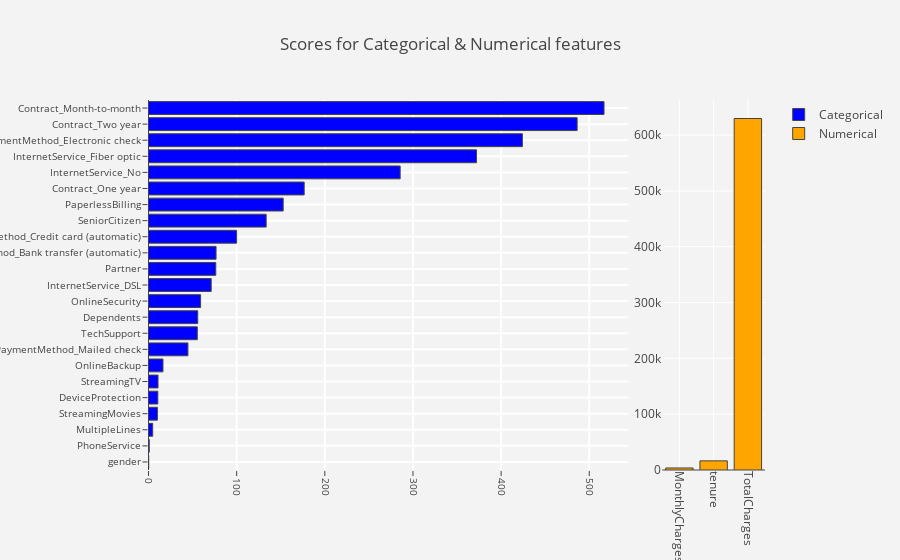

This figure's notebook cell:
### Markdown cell above
### 3.4 Plotting of features' importance scores

### Code cell
#creating new label for categorical and numerical columns
feature_scores["type"] = np.where(feature_scores["Feature"].isin(['TotalCharges','tenure', 'MonthlyCharges']),"Numerical","Categorical")

#plot
scatter  = go.Bar(y = feature_scores[feature_scores["type"] == "Categorical"]["Feature"],
                    x = feature_scores[feature_scores["type"] == "Categorical"]["Score"],
                    name = "Categorical", marker = dict(color = "blue",line = dict(width =1)), orientation = 'h'
                   )

bar = go.Bar(x = feature_scores[feature_scores["type"] == "Numerical"]["Feature"],
                y = feature_scores[feature_scores["type"] == "Numerical"]["Score"],name = "Numerical",
                marker = dict(color = "orange",line = dict(width =1)),
                xaxis = "x2",yaxis = "y2"
               )
layout = go.Layout(dict(title = "Scores for Categorical & Numerical features",
                        plot_bgcolor  = "rgb(243,243,243)",
                        paper_bgcolor = "rgb(243,243,243)",
                        xaxis = dict(gridcolor = 'rgb(255, 255, 255)',
                                     tickfont = dict(size =10),
                                     domain=[0.1, 0.8],
                                     tickangle = 90,zerolinewidth=1,
                                     ticklen=5,gridwidth=2),
                        yaxis = dict(gridcolor = 'rgb(255, 255, 255)',
                                     tickfont = dict(size =10),
                                     zerolinewidth=1,ticklen=5,gridwidth=2),
                        margin = dict(b=90),
                        xaxis2=dict(domain=[0.85, 1],tickangle = 90,
                                    gridcolor = 'rgb(255, 255, 255)'),
                        yaxis2=dict(anchor='x2',gridcolor = 'rgb(255, 255, 255)')
                        )
                  )

graphs=[scatter, bar]
fig = go.Figure(data=graphs,layout=layout)
py.iplot(fig)

### Figure 1 — Plotly figure (JSON) as saved in the notebook; plotly's stock layout.template omitted (floating-point values rounded to 4 significant figures)
{"data": [{"marker": {"color": "blue", "line": {"width": 1}}, "name": "Categorical", "orientation": "h", "type": "bar", "uid": "a56d88d4-c80a-11e8-bf73-f859714f83b3", "x": [0.2591, 0.8682, 4.755, 10.12, 10.59, 10.81, 16.43, 44.73, 55.35, 55.86, 59.11, 71.14, 76.32, 76.62, 99.97, 133.5, 152.8, 176.6, 285.5, 372.1, 424.1, 486.2, 516.7], "y": ["gender", "PhoneService", "MultipleLines", "StreamingMovies", "DeviceProtection", "StreamingTV", "OnlineBackup", "PaymentMethod_Mailed check", "TechSupport", "Dependents", "OnlineSecurity", "InternetService_DSL", "Partner", "PaymentMethod_Bank transfer (automatic)", "PaymentMethod_Credit card (automatic)", "SeniorCitizen", "PaperlessBilling", "Contract_One year", "InternetService_No", "InternetService_Fiber optic", "PaymentMethod_Electronic check", "Contract_Two year", "Contract_Month-to-month"]}, {"marker": {"color": "orange", "line": {"width": 1}}, "name": "Numerical", "type": "bar", "uid": "a56d88d5-c80a-11e8-9939-f859714f83b3", "x": ["MonthlyCharges", "tenure", "TotalCharges"], "xaxis": "x2", "y": [3653.0, 16380.0, 629600.0], "yaxis": "y2"}], "layout": {"margin": {"b": 90}, "paper_bgcolor": "rgb(243,243,243)", "plot_bgcolor": "rgb(243,243,243)", "title": "Scores for Categorical & Numerical features", "xaxis": {"domain": [0.1, 0.8], "gridcolor": "rgb(255, 255, 255)", "gridwidth": 2, "tickangle": 90, "tickfont": {"size": 10}, "ticklen": 5, "zerolinewidth": 1}, "xaxis2": {"domain": [0.85, 1], "gridcolor": "rgb(255, 255, 255)", "tickangle": 90}, "yaxis": {"gridcolor": "rgb(255, 255, 255)", "gridwidth": 2, "tickfont": {"size": 10}, "ticklen": 5, "zerolinewidth": 1}, "yaxis2": {"anchor": "x2", "gridcolor": "rgb(255, 255, 255)"}}}
